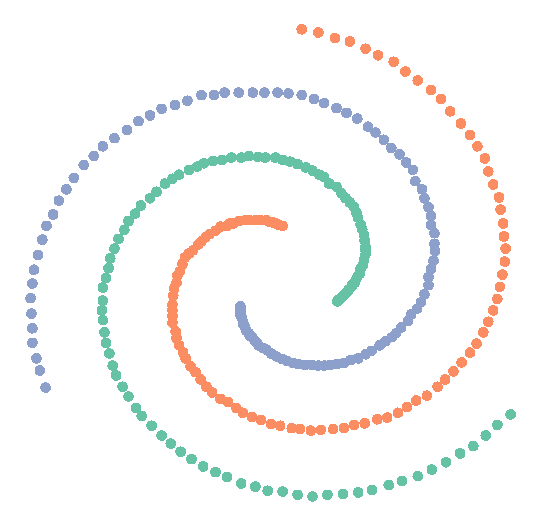
#> input picture data/images/spiral.png, 541 x 526 px
$ python image_processor.py
#> lines starting #> are read from the running program, lines starting #| are printed output that depends on the picture; after the words box and inside, x2 and y2 are one past the last pixel; in counts of white or black regions, pixels touching at a corner belong together
from pathlib import Path
from typing import Tuple

import numpy as np

import cv2


def process_image(filename, resize: Tuple[int, int] = None):
#> called with filename = 'images/spiral.png'
    relative_dir = Path(__file__).parent
    image_path = relative_dir / filename

    image = cv2.imread(str(image_path))
#> image is the input picture: shape (526, 541, 3); mean B, G, R 246.7, 247.6, 247.5

    image = cv2.cvtColor(image, cv2.COLOR_BGR2GRAY)
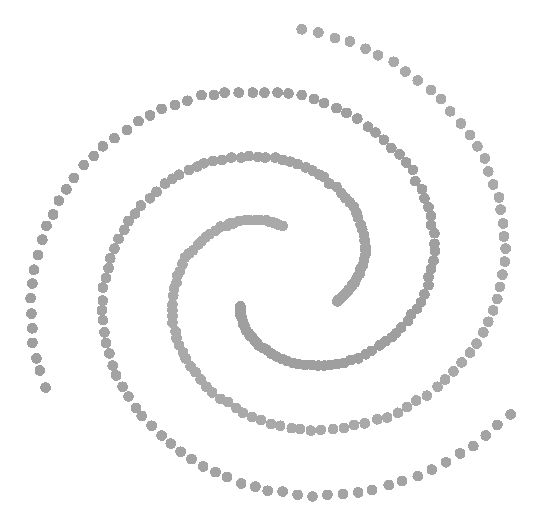
#> image: shape (526, 541); min 159, max 255, mean 247.4

    if resize:
        image = cv2.resize(image, resize, interpolation=cv2.INTER_AREA)

    np.random.seed(1)

    binary: np.ndarray = cv2.threshold(image, 128, 255,
                                       cv2.THRESH_BINARY | cv2.THRESH_OTSU)[1]
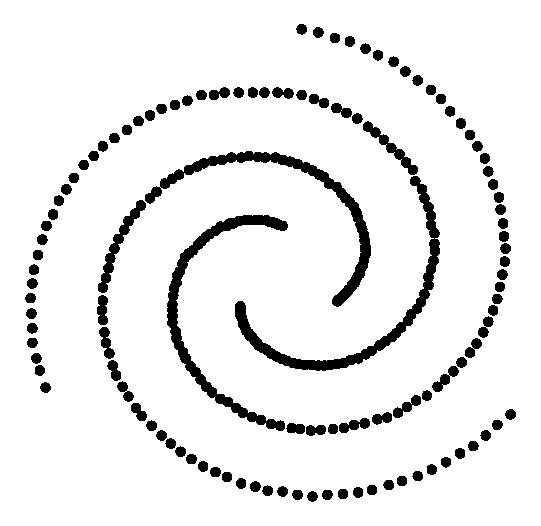
#> binary: shape (526, 541); 91.7% white; 113 black regions, largest, box (x1, y1, x2, y2) and area: (235, 176, 440, 371) 3608, (145, 151, 371, 307) 3369, (167, 215, 288, 431) 3358

    binary[binary == 0] = 1
    binary[binary == 255] = 0

    return binary


def main():
    binary = process_image('images/spiral.png')
    print(binary)
#> (printed output is left out)
    print(binary.shape)
#| (526, 541)


if __name__ == '__main__':
    main()

$ run again, with data/images/toy.png copied over data/images/spiral.png
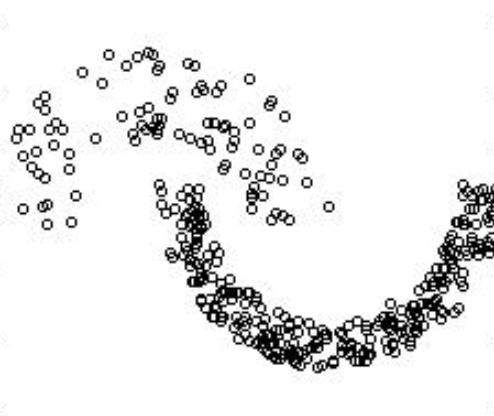
#> input picture data/images/toy.png, 494 x 416 px
#> in process_image, image is the input picture: shape (416, 494, 3); min 0, max 255, mean 233.2
#> image: shape (416, 494)
#> in process_image, `binary: np.ndarray = cv2.threshold(image, 128, 255, cv2.THRESH_BINARY ..`:
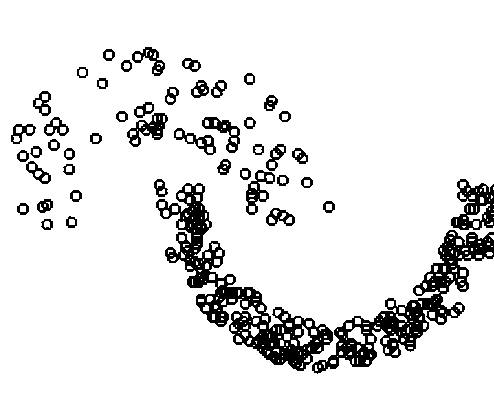
#> binary: shape (416, 494); 89.8% white; 47 black regions, largest, box (x1, y1, x2, y2) and area: (156, 183, 333, 371) 7158, (312, 230, 494, 374) 5916, (451, 179, 494, 230) 1179
#> (printed output is left out)
#| (416, 494)
